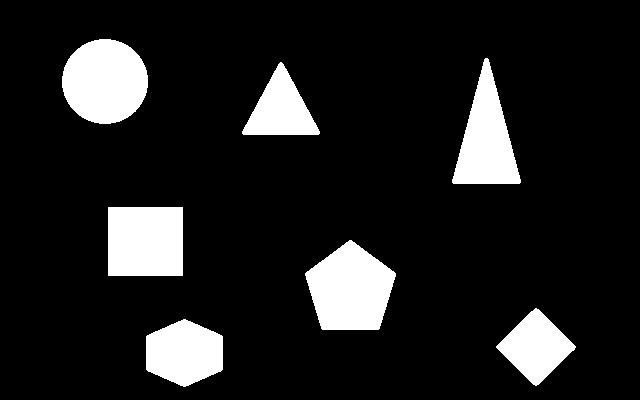
#> input picture Images/Objekte.png, 640 x 400 px, found by its file name
$ python 'konturverläufe.py'
#> lines starting #> are read from the running program, lines starting #| are printed output that depends on the picture; after the words box and inside, x2 and y2 are one past the last pixel; in counts of white or black regions, pixels touching at a corner belong together
#> further down, image is the input picture: shape (400, 640, 3); 12.4% white; 7 white regions, largest, box (x1, y1, x2, y2) and area: (305, 240, 396, 330) 5787, (62, 39, 148, 124) 5724, (108, 207, 183, 276) 5175
import cv2
import numpy as np
import matplotlib.pyplot as plt
import matplotlib
import math as m

#Hilfsfunktionen für die Schwerpunktbestimmung
def momentBerechnung(ohm,i,j):
    moment = 0
    for konturpixel in ohm:
        x = konturpixel[0][0]
        y = konturpixel[0][1]
        moment += (x**i)*(y**j)
    return moment

#Hilfsfunktionen für die Polarkoordinaten Berechnung
def radius(konturpixel,xs,ys):
    x = konturpixel[0][0]
    y = konturpixel[0][1]
    return np.sqrt((y-ys)**2+(x-xs)**2)

def winkel(konturpixel,xs,ys):
    x = konturpixel[0][0]
    y = konturpixel[0][1]
    gk = (y-ys)
    ak = (x-xs)
    return np.arctan2(gk,ak)

#----------------------------------------------------------------------------------------------------------#

def run(image, result,settings=None):
#Segmentierung
    imageGrey = cv2.cvtColor(image, cv2.COLOR_RGB2GRAY)
#> imageGrey: shape (400, 640); 12.4% white; 7 white regions
    _,thresh1 = cv2.threshold(imageGrey,10,255,cv2.THRESH_BINARY)
    contours,_ = cv2.findContours(thresh1, cv2.RETR_TREE, cv2.CHAIN_APPROX_NONE)
#> contours = 7 contours; box (x1, y1, x2, y2) and area: (305, 240, 396, 330) 5657, (62, 39, 148, 124) 5604, (108, 207, 183, 276) 5032, (452, 58, 521, 184) 4515, (146, 319, 223, 387) 3864, (496, 308, 576, 386) 3190, (242, 62, 320, 135) 2957

#Schwerpunktbestimmung mit normalen Momenten für den ersten Blob im contours-Array
    ohm=contours[0]
#> ohm = contour of 218 points, box (x1, y1, x2, y2) (146, 319, 223, 387), area 3864
    #print(ohm[0][0][x,y])
    m00 = momentBerechnung(ohm,0,0)
#> the loop in momentBerechnung, `for konturpixel in ohm:` made 218 passes
#> (x, y) on passes 1 to 3: (183, 319), (182, 320), (181, 320)
#> after the loop in momentBerechnung, `for konturpixel in ohm:`: moment = 218
#> m00 = 218
    m10 = momentBerechnung(ohm,1,0)
#> the loop in momentBerechnung (call 2), `for konturpixel in ohm:` made 218 passes
#> (x, y, moment) on passes 1 to 3: (183, 319, 183), (182, 320, 365), (181, 320, 546)
#> m10 = 40112
    m01 = momentBerechnung(ohm,0,1)
#> m01 = 76851
    #Schwerpunkt Koordinaten
    ys=m01/m00
#> ys = 352.5
    xs=m10/m00
#> xs = 184
    #--Ausgabe--#
    #imgSpMitMoment = np.copy(imageSegmented)
    #imgSpMitMoment[int(ys),int(xs)]=[0,0,255]
    #result.append({"name":"SpMitMoment","data":imgSpMitMoment})

#Konturverlauf in Polarkoordinatendarstellung um den Schwerpunkt des ersten Blobs im contours-Array
    bins=80
    Verlauf = np.ones(bins)*(-1)
    for _, konturpixel in enumerate(ohm):
        r = radius(konturpixel, xs, ys)
        phi = winkel(konturpixel, xs, ys)
        Verlauf[int((phi/np.pi+1)*(bins*0.99999)/2)] = r
#> this loop made 218 passes
#> konturpixel on passes 20 to 22: [[164, 328]], [[163, 328]], [[162, 328]]
    result.append({"name":"Plot","data":Verlauf})


if __name__ == '__main__':
    matplotlib.use('Agg')
    image=cv2.imread("..\Images\Objekte.png")
    result=[]
    run(image,result)
    for ele in result:
        if(len(ele["data"].shape)==1):
            fig=plt.figure(num=ele["name"])
            plt.plot(ele["data"])
            fig.tight_layout()
            plt.grid(True)
            plt.xlim(0.0, len(ele["data"])-1)
            fig.canvas.draw()
            data = np.array(fig.canvas.renderer._renderer)
            cv2.imshow(ele["name"],data)
        else:
            cv2.imshow(ele["name"],ele["data"])
#> this loop made 1 pass
#> pass 1, `cv2.imshow(ele["name"],data)`:
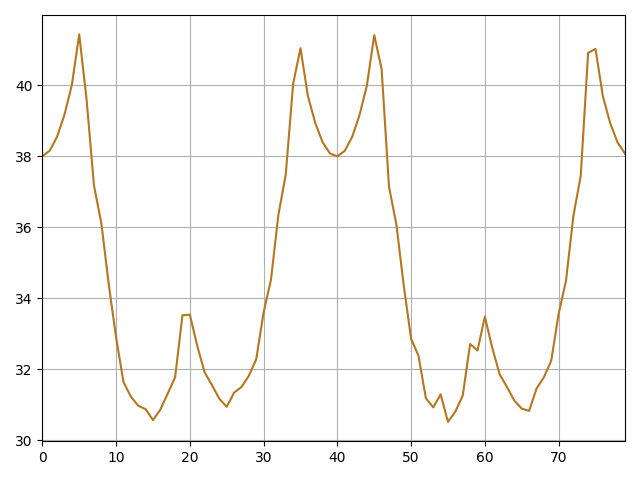
#> window 'Plot': shape (480, 640, 4); mean B, G, R, A 246.8, 248.3, 249.4, 255
    cv2.waitKey(0)
    cv2.destroyAllWindows()
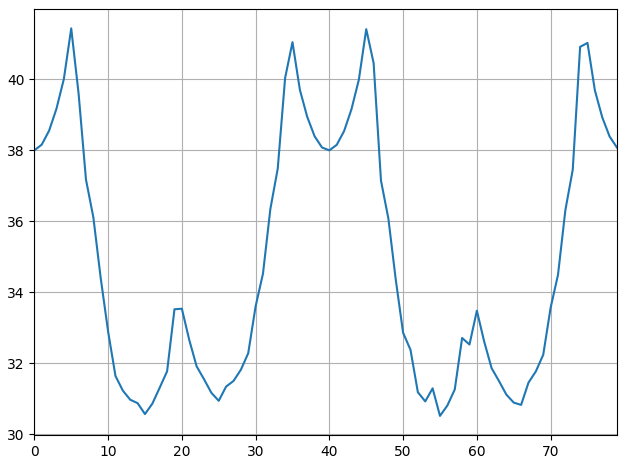
#> figure drawn by matplotlib, 1 panel; curve peaks at x = 5, y = 41.44
